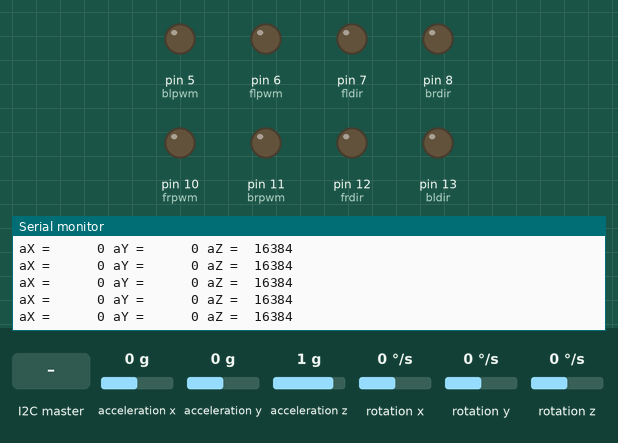
Bench run of a sketch on a simulated Arduino Uno, built with avr-gcc and run on an emulated ATmega328P. Parts: output pins drawn as LEDs (lit = HIGH), the last lines printed to the serial monitor. Wiring (inferred from the names in the program): MPU-6050 motion sensor at I2C address 0x68. The inputs (shaded band) are chosen by the test bench; at power-on: acceleration x 0 g, acceleration y 0 g, acceleration z 1 g, rotation x 0 °/s, rotation y 0 °/s, rotation z 0 °/s.

Above: at 1.2 s.
1.3 s: acceleration x set to -1.4 g
At 1.33 s:
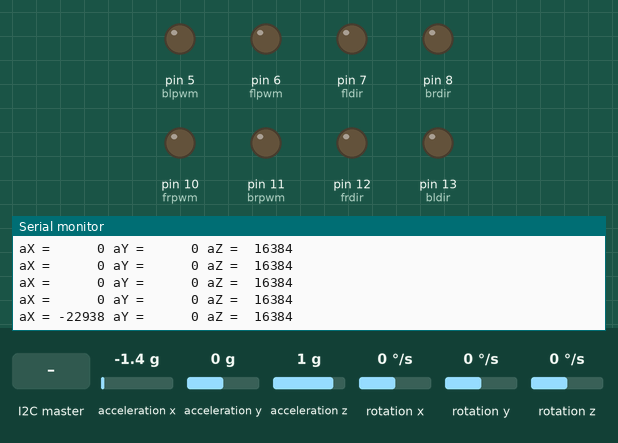
3.2 s: the I2C master sends the byte 5
4.7 s: acceleration y set to -1.4 g
At 4.73 s:
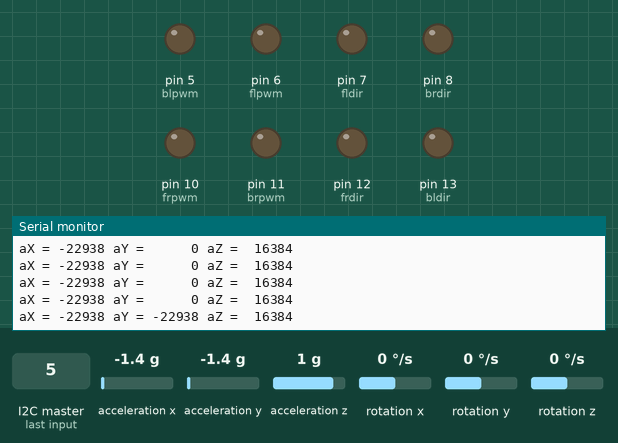
6.6 s: acceleration z set to -1.4 g
At 6.62 s:
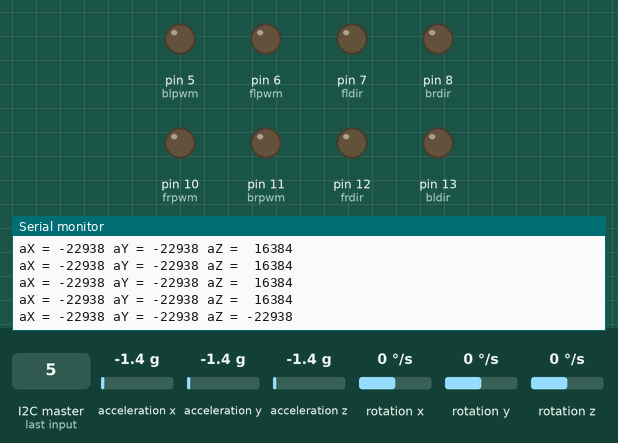

The sketch:

pidtest.ino
```cpp
// (c) Michael Schoeffler 2017, http://www.mschoeffler.de

#include "Wire.h" // This library allows you to communicate with I2C devices.

const int MPU_ADDR = 0x68; // I2C address of the MPU-6050. If AD0 pin is set to HIGH, the I2C address will be 0x69.

int16_t accelerometer_x, accelerometer_y, accelerometer_z; // variables for accelerometer raw data
int16_t gyro_x, gyro_y, gyro_z; // variables for gyro raw data
int16_t temperature; // variables for temperature data

char tmp_str[7]; // temporary variable used in convert function


int sped = 255;
int inputt = 0;

int fldir = 7;
int flpwm = 6;
int frdir = 12;
int frpwm = 10;
int bldir = 13;
int blpwm = 5;
int brdir = 8;
int brpwm = 11;

char i2cdata[10];//should only contain 8 : START'J' + DIR1(DONT CARE - for redundancy) + DIR2 + SPLIT'A' + SPED1 + SPED2 + SPED3 + END'B' => e.g. forward 255 = 'J01B255A'

char serialmessage = 0;

void frontleft(int sped, bool isForward){
  digitalWrite(fldir, isForward);
  analogWrite(flpwm, sped);
}

void frontright(int sped, bool isForward){
  digitalWrite(frdir, isForward);
  analogWrite(frpwm, sped);
}

void backleft(int sped, bool isForward){
  digitalWrite(bldir, isForward);
  analogWrite(blpwm, sped);
}

void backright(int sped, bool isForward){
  digitalWrite(brdir, isForward);
  analogWrite(brpwm, sped);
}

void left(int sped, bool isForward){
  frontleft(sped, !isForward);
  backleft(sped, isForward);
  frontright(sped, isForward);
  backright(sped, !isForward);
}

void front(int sped, bool isForward){
  frontleft(sped, isForward);
  backleft(sped, isForward);
  frontright(sped, isForward);
  backright(sped, isForward);
}

void clockwise(int sped, bool isForward){
  frontleft(sped, isForward);
  backleft(sped, isForward);
  frontright(sped, !isForward);
  backright(sped, !isForward);
}


void halt(){
  frontleft(0, HIGH);
  backleft(0, HIGH);
  frontright(0, HIGH);
  backright(0, HIGH);
}

char* convert_int16_to_str(int16_t i) { // converts int16 to string. Moreover, resulting strings will have the same length in the debug monitor.
  sprintf(tmp_str, "%6d", i);
  return tmp_str;
}

void setup() {
  Serial.begin(9600);
  Serial.println("Finishing Cereal");
  Wire.begin(4);
  Wire.beginTransmission(MPU_ADDR); // Begins a transmission to the I2C slave (GY-521 board)
  Wire.write(0x6B); // PWR_MGMT_1 register
  Wire.write(0); // set to zero (wakes up the MPU-6050)
  Wire.endTransmission(true);
  Serial.println("Finishing Talking to Accelerometer");
  pinMode(fldir,OUTPUT);
  pinMode(flpwm,OUTPUT);
  pinMode(frdir,OUTPUT);
  pinMode(frpwm,OUTPUT);
  pinMode(bldir,OUTPUT);
  pinMode(blpwm,OUTPUT);
  pinMode(brdir,OUTPUT);
  pinMode(brpwm,OUTPUT);
  Serial.println("Finishing PinMode");
  pinMode(3,INPUT);
  pinMode(4,INPUT);//digital communication abandoned
  Wire.onReceive(receiveEvent);
  Serial.println("Finishing Setup");
}
void loop() {
  Wire.beginTransmission(MPU_ADDR);
  Wire.write(0x3B); // starting with register 0x3B (ACCEL_XOUT_H) [MPU-6000 and MPU-6050 Register Map and Descriptions Revision 4.2, p.40]
  Wire.endTransmission(false); // the parameter indicates that the Arduino will send a restart. As a result, the connection is kept active.
  Wire.requestFrom(MPU_ADDR, 7*2, true); // request a total of 7*2=14 registers

  // "Wire.read()<<8 | Wire.read();" means two registers are read and stored in the same variable
  accelerometer_x = Wire.read()<<8 | Wire.read(); // reading registers: 0x3B (ACCEL_XOUT_H) and 0x3C (ACCEL_XOUT_L)
  accelerometer_y = Wire.read()<<8 | Wire.read(); // reading registers: 0x3D (ACCEL_YOUT_H) and 0x3E (ACCEL_YOUT_L)
  accelerometer_z = Wire.read()<<8 | Wire.read(); // reading registers: 0x3F (ACCEL_ZOUT_H) and 0x40 (ACCEL_ZOUT_L)
  temperature = Wire.read()<<8 | Wire.read(); // reading registers: 0x41 (TEMP_OUT_H) and 0x42 (TEMP_OUT_L)
  gyro_x = Wire.read()<<8 | Wire.read(); // reading registers: 0x43 (GYRO_XOUT_H) and 0x44 (GYRO_XOUT_L)
  gyro_y = Wire.read()<<8 | Wire.read(); // reading registers: 0x45 (GYRO_YOUT_H) and 0x46 (GYRO_YOUT_L)
  gyro_z = Wire.read()<<8 | Wire.read(); // reading registers: 0x47 (GYRO_ZOUT_H) and 0x48 (GYRO_ZOUT_L)

  // print out data
  Serial.print("aX = "); Serial.print(convert_int16_to_str(accelerometer_x));
  Serial.print(" aY = "); Serial.print(convert_int16_to_str(accelerometer_y));
  Serial.print(" aZ = "); Serial.print(convert_int16_to_str(accelerometer_z));
  // the following equation was taken from the documentation [MPU-6000/MPU-6050 Register Map and Description, p.30]
  //Serial.print(" tmp = "); Serial.print(temperature/340.00+36.53);
  //Serial.print(" gX = "); Serial.print(convert_int16_to_str(gyro_x));
  //Serial.print(" gY = "); Serial.print(convert_int16_to_str(gyro_y));
  //Serial.print(" gZ = "); Serial.print(convert_int16_to_str(gyro_z));
  Serial.println();

  // delay
  delay(50);
}


void receiveEvent(){
  Serial.println("received");
  int counter = 0;
  while(Wire.available()){
    i2cdata[counter] = Wire.read();
    counter++;
    if(counter >= 10){counter = 0;}
    Serial.println(i2cdata[counter-1]);
    Serial.println("wire available");
  }
  if(i2cdata[0] == 'J'){
    if(i2cdata[3] == 'A'){
      if(i2cdata[7] == 'B'){
        inputt = i2cdata[2] - '0';
        sped = (i2cdata[4] - '0')*100 + (i2cdata[5] - '0')*10 + (i2cdata[6] - '0')*1;
        Serial.println("Correct data flow");
      }
    }
  }

}
```

Measured:
- after the input at 1.3 s, the serial monitor: prints a new line at once (image 1)
- after the input at 4.7 s, the serial monitor: prints a new line at once (image 2)
- after the input at 6.6 s, the serial monitor: prints a new line at once (image 3)
